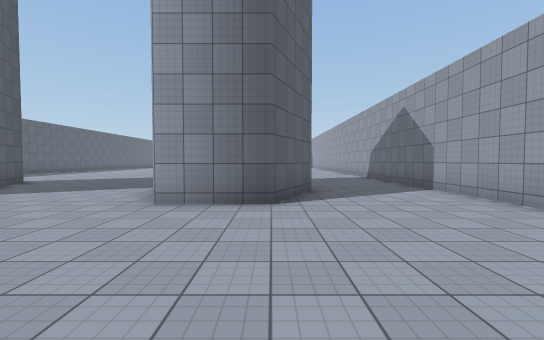
view 1 (above)

19 first-person views from a walk through a scene from a Unity 3-D project. The camera is 1.5 m above the floor, tilts 2° down and sees 90° across. The floor is counted in squares, 2 m on a side. Each view is taken from the middle of a square. On the plan, view 1 faces up. The plan holds only what a view shows up to about 10 squares ahead; the rest is blank. The place goes on beyond the plan. The player character is not drawn. Surface patterns are stand-ins for the level's own textures.

view 2
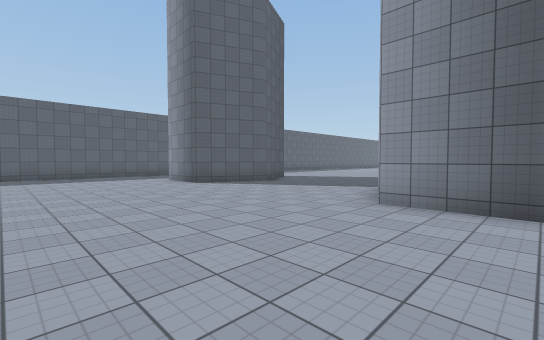

view 3
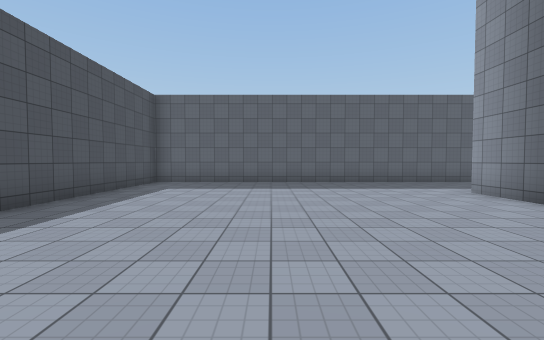

view 4
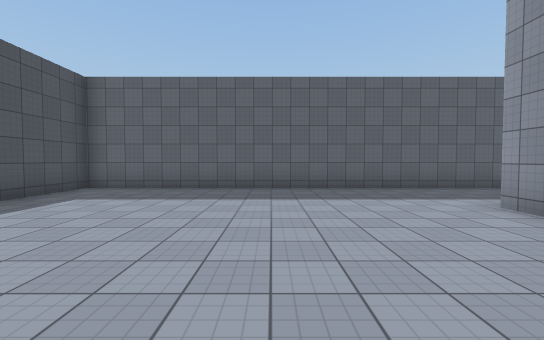

view 5
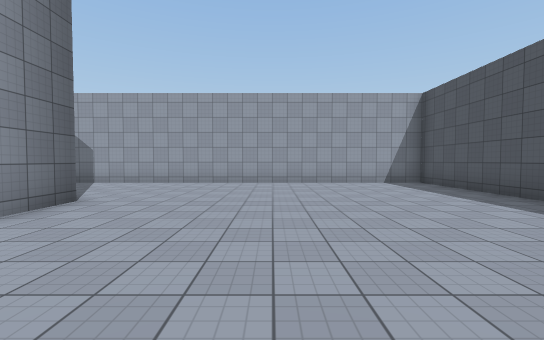

view 6
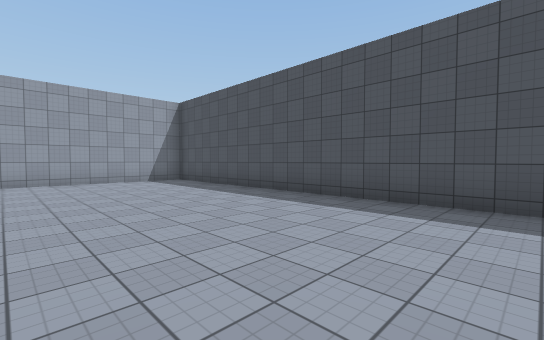

view 7
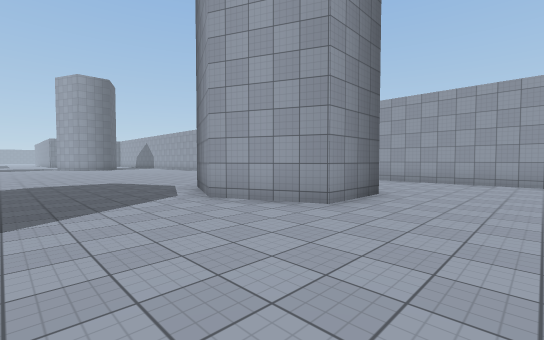

view 8
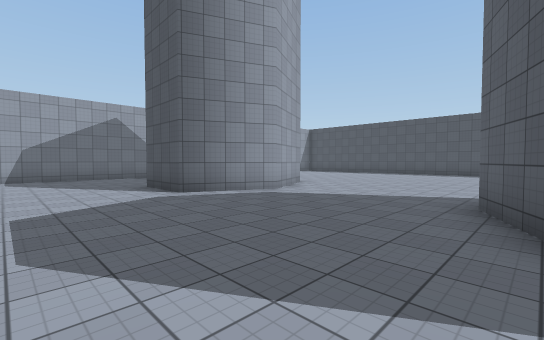

view 9
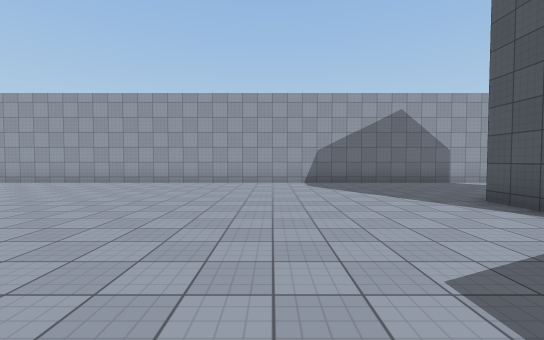

view 10
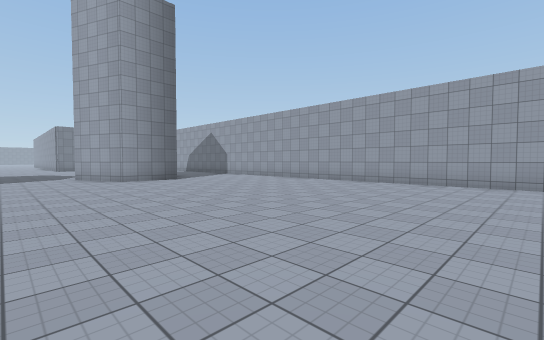

view 11
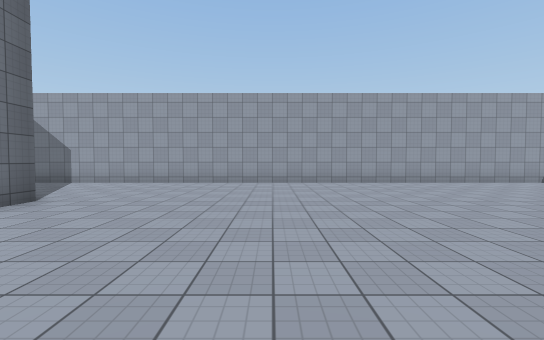

view 12
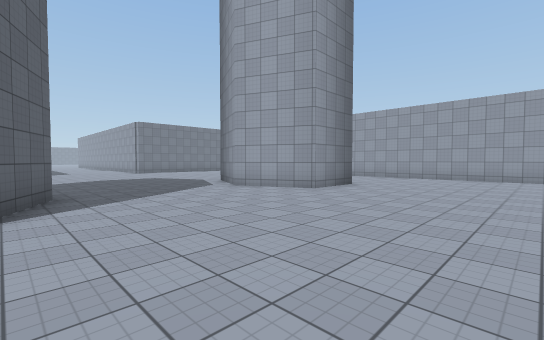

view 13
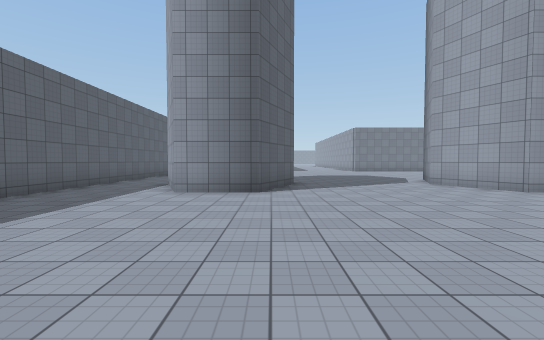

view 14
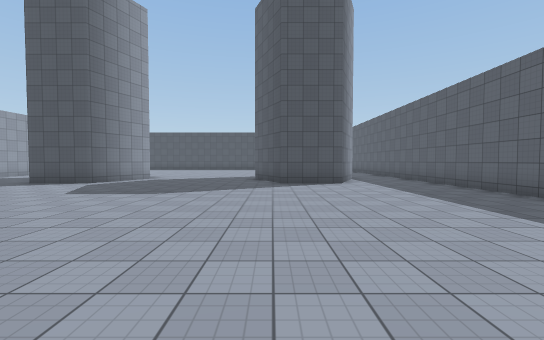

view 15
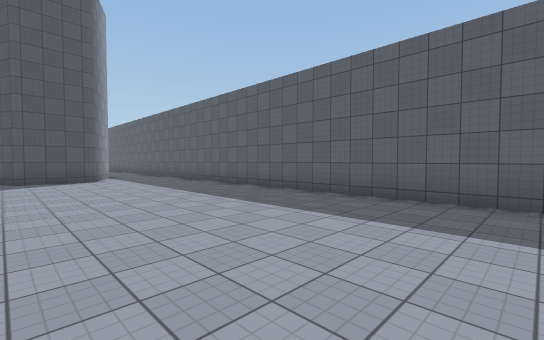

view 16
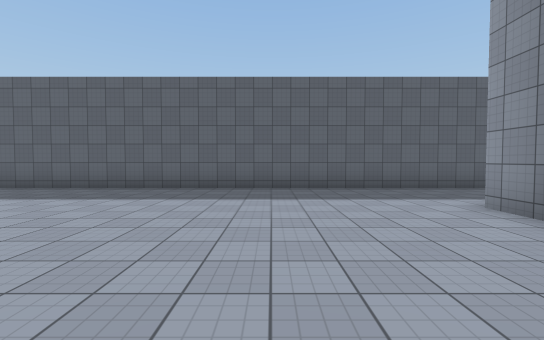

view 17
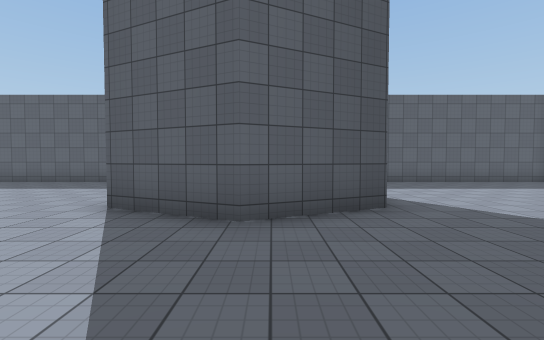

view 18
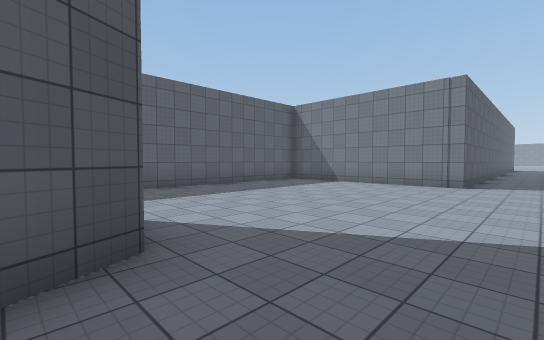

view 19
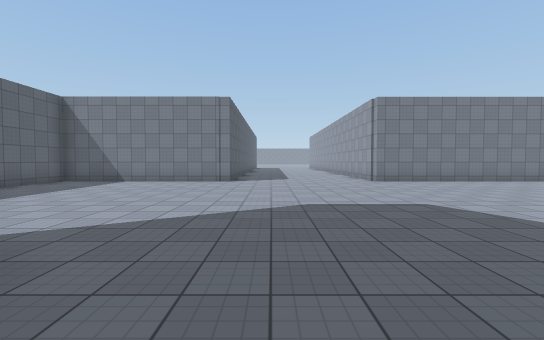

### Floor plan
Points are (right, up) in squares from view 1. A wall is a line through its corners. A room is listed if a view was taken in it or the views show most of it. See-through windows are left out.
Room 1 (views 1, 2, 3, 4, 5, 6, 7, 8, 9, 10, 11, 12, 13, 14, 15, 16, 17, 18, 19)
walls: (0, 25.4) (-2, 25.4) (-3, 27.6) (-2.2, 29.3); (-10.8, 8) (-10.3, 9) (-8.3, 9) (-7.3, 6.8) (-8.3, 4.6) (-10.4, 4.6); (1, 6.8) (0, 4.6) (-2, 4.6) (-3, 6.8) (-2, 9) (0, 9); (-8.3, 29.9) (-7.3, 27.6) (-8.3, 25.4) (-10.3, 25.4) (-11.3, 27.6); (-13.4, 29) (-13.4, -4) (-8, -4); (-6.1, -4) (4.2, -4) (4.2, 29); (3.7, 37.7) (-2.3, 37.7); (-7.5, 39.5) (-7.5, 37.7) (-13.4, 37.7) (-13.4, 31.6)

Where each view was taken, in squares from view 1:
view 1: 0 up, 0 right, facing up
view 2: 0 up, 0 right, facing up-left
view 3: 0 up, 4 left, facing left
view 4: 1 up, 6 left, facing left
view 5: 1 up, 5 left, facing right
view 6: 1 up, 6 left, facing down-right
view 7: 2 up, 6 left, facing up-right
view 8: 12 up, 8 left, facing down-right
view 9: 13 up, 5 left, facing right
view 10: 15 up, 5 left, facing up-right
view 11: 21 up, 5 left, facing right
view 12: 21 up, 8 left, facing up-right
view 13: 19 up, 8 left, facing up
view 14: 18 up, 8 left, facing down
view 15: 20 up, 8 left, facing down-left
view 16: 22 up, 6 left, facing left
view 17: 28 up, 4 left, facing left
view 18: 29 up, 6 left, facing up-left
view 19: 28 up, 6 left, facing up
